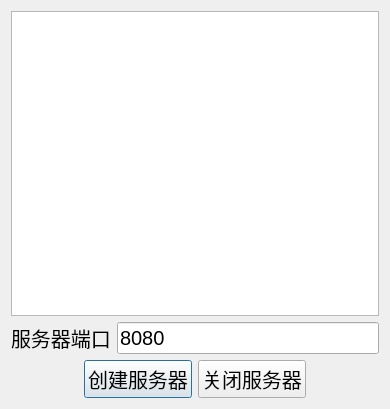
<?xml version="1.0" encoding="UTF-8"?>
<ui version="4.0">
 <class>ServerDialog</class>
 <widget class="QDialog" name="ServerDialog">
  <property name="geometry">
   <rect>
    <x>0</x>
    <y>0</y>
    <width>390</width>
    <height>409</height>
   </rect>
  </property>
  <property name="font">
   <font>
    <pointsize>15</pointsize>
   </font>
  </property>
  <property name="windowTitle">
   <string>聊天室服务器</string>
  </property>
  <layout class="QVBoxLayout" name="verticalLayout">
   <item>
    <widget class="QListWidget" name="listWidget"/>
   </item>
   <item>
    <layout class="QHBoxLayout" name="horizontalLayout">
     <item>
      <widget class="QLabel" name="label">
       <property name="text">
        <string>服务器端口</string>
       </property>
      </widget>
     </item>
     <item>
      <widget class="QLineEdit" name="portEdit">
       <property name="text">
        <string>8080</string>
       </property>
      </widget>
     </item>
    </layout>
   </item>
   <item>
    <layout class="QHBoxLayout" name="horizontalLayout_2">
     <item>
      <spacer name="horizontalSpacer">
       <property name="orientation">
        <enum>Qt::Horizontal</enum>
       </property>
       <property name="sizeHint" stdset="0">
        <size>
         <width>40</width>
         <height>20</height>
        </size>
       </property>
      </spacer>
     </item>
     <item>
      <widget class="QPushButton" name="createButton">
       <property name="text">
        <string>创建服务器</string>
       </property>
      </widget>
     </item>
     <item>
      <widget class="QPushButton" name="closeButton">
       <property name="text">
        <string>关闭服务器</string>
       </property>
      </widget>
     </item>
     <item>
      <spacer name="horizontalSpacer_2">
       <property name="orientation">
        <enum>Qt::Horizontal</enum>
       </property>
       <property name="sizeHint" stdset="0">
        <size>
         <width>40</width>
         <height>20</height>
        </size>
       </property>
      </spacer>
     </item>
    </layout>
   </item>
  </layout>
 </widget>
 <resources/>
 <connections/>
</ui>
